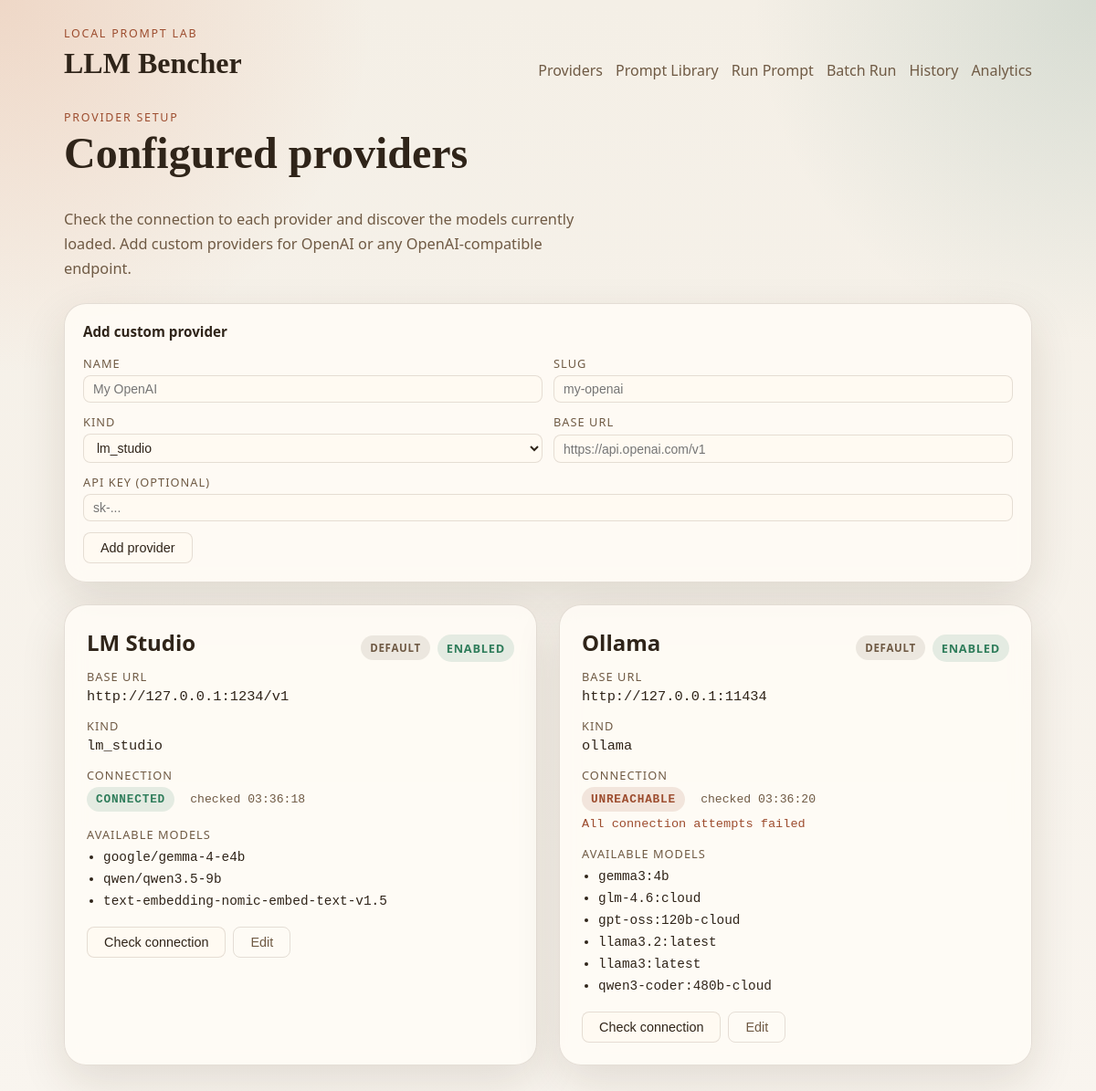
The page /providers on the database as committed earlier.
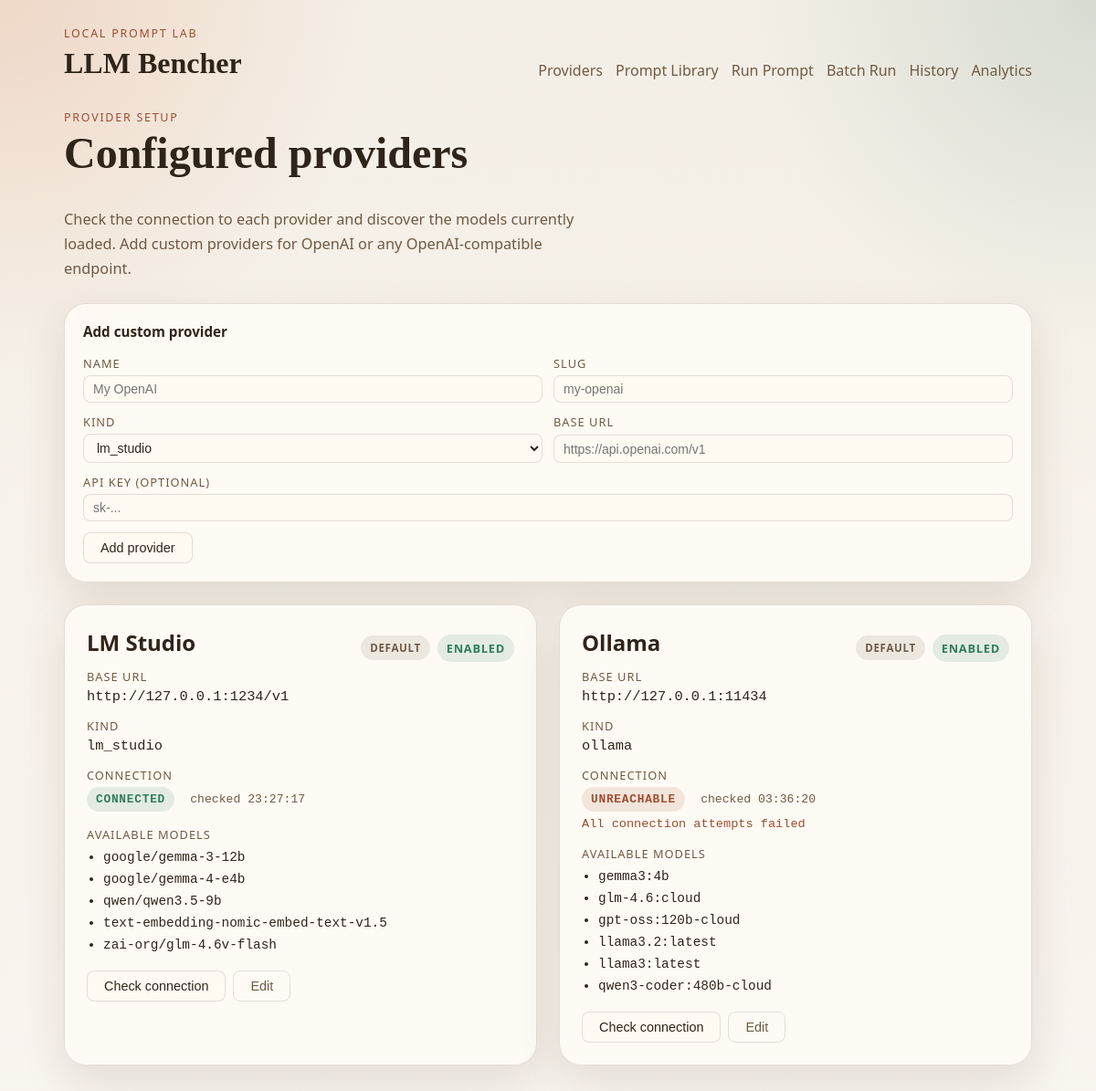
The same page on the database as committed later.
### llm_bencher/models.py (models this page shows)
class TimestampMixin:
    created_at: Mapped[datetime] = mapped_column(
        DateTime(timezone=True),
        default=utc_now,
        nullable=False,
    )
    updated_at: Mapped[datetime] = mapped_column(
        DateTime(timezone=True),
        default=utc_now,
        onupdate=utc_now,
        nullable=False,
    )

class Provider(TimestampMixin, Base):
    __tablename__ = "providers"
    id: Mapped[int] = mapped_column(Integer, primary_key=True)
    slug: Mapped[str] = mapped_column(String(50), unique=True, nullable=False)
    name: Mapped[str] = mapped_column(String(100), nullable=False)
    kind: Mapped[ProviderKind] = mapped_column(Enum(ProviderKind), nullable=False)
    base_url: Mapped[str] = mapped_column(String(255), nullable=False)
    api_key: Mapped[str | None] = mapped_column(String(255))
    is_enabled: Mapped[bool] = mapped_column(Boolean, default=True, nullable=False)
    is_default: Mapped[bool] = mapped_column(Boolean, default=False, nullable=False)
    is_connected: Mapped[bool] = mapped_column(Boolean, default=False, nullable=False)
    last_health_check_at: Mapped[datetime | None] = mapped_column(DateTime(timezone=True))
    last_error: Mapped[str | None] = mapped_column(Text)
    models: Mapped[list["ProviderModel"]] = relationship(
        back_populates="provider",
        cascade="all, delete-orphan",
    )
    runs: Mapped[list["Run"]] = relationship(back_populates="provider")

class ProviderModel(TimestampMixin, Base):
    __tablename__ = "provider_models"
    __table_args__ = (
        UniqueConstraint("provider_id", "external_id", name="uq_provider_models_provider_external"),
    )
    id: Mapped[int] = mapped_column(Integer, primary_key=True)
    provider_id: Mapped[int] = mapped_column(ForeignKey("providers.id"), nullable=False)
    external_id: Mapped[str] = mapped_column(String(255), nullable=False)
    display_name: Mapped[str] = mapped_column(String(255), nullable=False)
    is_available: Mapped[bool] = mapped_column(Boolean, default=True, nullable=False)
    last_seen_at: Mapped[datetime | None] = mapped_column(DateTime(timezone=True))
    provider: Mapped["Provider"] = relationship(back_populates="models")
    runs: Mapped[list["Run"]] = relationship(back_populates="provider_model")

### llm_bencher/web/routes.py (the view)
@router.get("/providers", response_class=HTMLResponse)
def providers_page(request: Request) -> HTMLResponse:
    session_factory = request.app.state.session_factory
    with session_factory() as session:
        providers = session.scalars(
            select(Provider)
            .options(selectinload(Provider.models))
            .order_by(Provider.name)
        ).all()
    return _render(
        request, "providers.html",
        providers=providers,
        provider_kinds=[k.value for k in ProviderKind],
    )

### llm_bencher/templates/providers.html (shortened to what the changed rows need)
{% extends "base.html" %}
{% block content %}
<section class="section-header">
  <div>
    <h1>Configured providers</h1>
  </div>
</section>
<section class="card-list">
  {% for provider in providers %}
  <article class="panel" id="provider-{{ provider.id }}">
    <div class="card-head">
      <h2>{{ provider.name }}</h2>
      <div style="display:flex;gap:8px;align-items:center;">
        {% if provider.is_default %}
        <span class="badge badge-muted" style="font-size:0.72rem;">Default</span>
        {% endif %}
        <span class="badge {% if provider.is_enabled %}badge-ready{% else %}badge-muted{% endif %}">
          {% if provider.is_enabled %}Enabled{% else %}Disabled{% endif %}
        </span>
      </div>
    </div>
    <dl class="meta">
      <div>
        <dt>Base URL</dt>
        <dd>{{ provider.base_url }}</dd>
      </div>
      <div>
        <dt>Kind</dt>
        <dd>{{ provider.kind.value }}</dd>
      </div>
      <div>
        <dt>Connection</dt>
        <dd id="conn-status-{{ provider.id }}">
          {% if provider.last_health_check_at %}
            <span class="badge {% if provider.is_connected %}badge-ready{% else %}badge-error{% endif %}">
              {% if provider.is_connected %}Connected{% else %}Unreachable{% endif %}
            </span>
            <span style="color:var(--muted);font-size:0.82rem;margin-left:8px;">
              checked {{ provider.last_health_check_at.strftime("%H:%M:%S") }}
            </span>
            {% if provider.last_error %}
            <p style="margin:6px 0 0;color:var(--accent);font-size:0.85rem;">{{ provider.last_error }}</p>
            {% endif %}
          {% else %}
            <span class="badge badge-muted">Not checked</span>
          {% endif %}
        </dd>
      </div>
    </dl>
    <div id="models-{{ provider.id }}" style="margin-top:16px;">
      {% set available_models = provider.models | selectattr("is_available") | list %}
      {% if available_models %}
      <p class="stat-label" style="margin:0 0 8px;">Available models</p>
      <ul style="margin:0;padding-left:18px;">
        {% for m in available_models %}
        <li style="font-family:'Cascadia Mono','Consolas',monospace;font-size:0.9rem;">{{ m.display_name }}</li>
        {% endfor %}
      </ul>
      {% endif %}
    </div>
    <div style="margin-top:20px;display:flex;gap:8px;flex-wrap:wrap;">
      <button
        class="check-btn"
        data-provider-id="{{ provider.id }}"
        style="padding:8px 18px;border:1px solid var(--border);border-radius:8px;background:var(--surface-strong);color:var(--text);font-size:0.9rem;cursor:pointer;"
      >Check connection</button>
      <button
        class="edit-btn"
        data-provider-id="{{ provider.id }}"
        style="padding:8px 18px;border:1px solid var(--border);border-radius:8px;background:transparent;color:var(--muted);font-size:0.9rem;cursor:pointer;"
      >Edit</button>
    </div>
  </article>
  {% endfor %}
</section>
{% endblock %}

Rows that differ between the two databases and show on the page:
changed Provider "LM Studio": gains ProviderModel (display_name "google/gemma-3-12b"); last_health_check_at "03:36:18" → "23:27:17"
added ProviderModel: display_name "zai-org/glm-4.6v-flash", shown under Provider "LM Studio"
